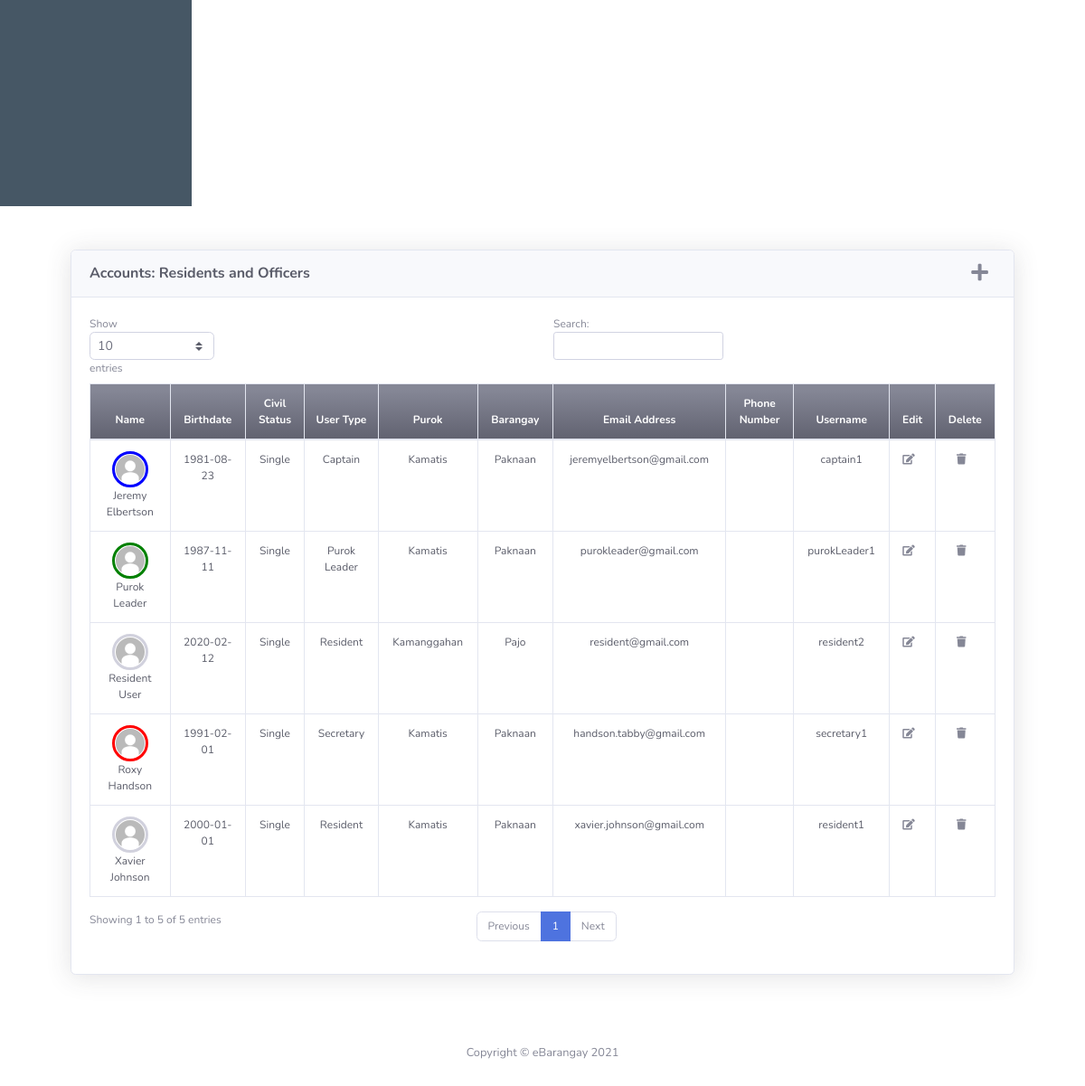
Before: /account.php (signed in, lower part) with the older database file.
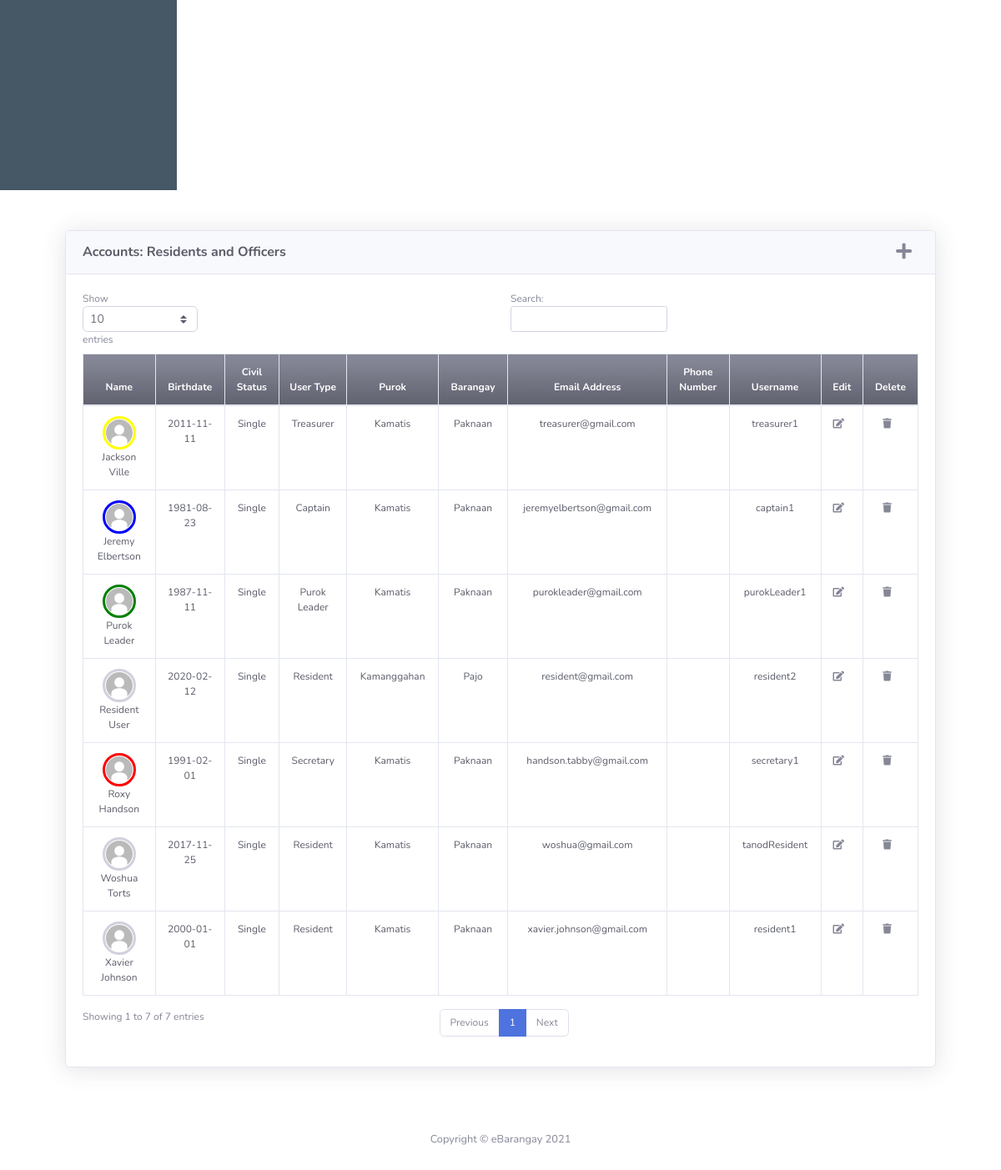
After: the same page with the newer database file.
### tables this page shows
CREATE TABLE `users` (
  `UsersID` int NOT NULL,
  `Firstname` varchar(50) NOT NULL,
  `Middlename` varchar(50) DEFAULT NULL,
  `Lastname` varchar(50) NOT NULL,
  `dateofbirth` varchar(50) NOT NULL,
  `civilStat` varchar(50) NOT NULL,
  `emailAdd` varchar(50) NOT NULL,
  `username` varchar(50) NOT NULL,
  `usersPwd` varchar(255) DEFAULT NULL,
  `userGender` varchar(50) DEFAULT NULL,
  `userType` varchar(50) DEFAULT NULL,
  `profile_pic` varchar(129) DEFAULT NULL,
  `userBarangay` varchar(50) DEFAULT NULL,
  `userPurok` varchar(50) DEFAULT NULL,
  `phoneNum` varchar(20) DEFAULT NULL,
  `teleNum` varchar(20) DEFAULT NULL,
  `VerifyStatus` varchar(20) NOT NULL DEFAULT 'Pending',
  `userCity` varchar(30) NOT NULL DEFAULT 'None',
  `Status` varchar(20) NOT NULL DEFAULT 'Active',
  `isRenting` varchar(20) DEFAULT 'False',
  `landlordName` varchar(50) DEFAULT 'None',
  `landlordContact` varchar(50) DEFAULT 'NONE',
  `barangayPos` varchar(50) DEFAULT 'None',
  `userAddress` varchar(50) DEFAULT NULL,
  `userHouseNum` varchar(50) DEFAULT NULL
);

### account.php (the view, shortened to what this page needs)
<?php include_once "header.php" ?>
<div class="container p-4">
<div class="card shadow mb-4 m-4">
    <div class="card-header py-3 d-flex justify-content-between">
            <h6 class="m-0 font-weight-bold text-dark">Accounts: Residents and Officers</h6>
            <a class="fas fa-plus fa-lg mr-2 text-gray-600 add_account" href="javascript:void(0)"></a>
    </div>
    <div class="card-body" style="font-size: 75%">
        <div class="table-responsive">
            <table class="table table-bordered text-center text-dark"
                id="dataTable" width="100%" cellspacing="0" cellpadding="0">
                <thead >
                    <tr class="bg-gradient-secondary text-white">
                        <th scope="col">Name</th>
                        <th scope="col">Birthdate</th>
                        <th scope="col">Civil Status</th>
                        <th scope="col">User Type</th>
                        <th scope="col">Purok</th>
                        <th scope="col">Barangay</th>
                        <th scope="col">Email Address</th>
                        <th scope="col">Phone Number</th>
                        <th scope="col">Username</th>
                        <th scope="col">Edit</th>
                        <th scope="col">Delete</th>
                    </tr>
                </thead>
                <tbody>
                    <?php
                        $accounts = $conn->query("SELECT *, concat(Firstname, ' ', Lastname) as name FROM users WHERE Status='Active'");
                        while($row=$accounts->fetch_assoc()):
                            if($row["userType"] == "Admin"){
                                continue;
                            }
                    ?>
                    <tr>
                        <td>
                            <img class="img-profile rounded-circle <?php
                                if($row["userType"] == "Resident"){
                                    echo "img-res-profile";
                                }
                                elseif($row["userType"] == "Purok Leader"){
                                    echo "img-purokldr-profile";
                                }
                                elseif($row["userType"] == "Captain"){
                                    echo "img-capt-profile";
                                }
                                elseif($row["userType"] == "Secretary"){
                                    echo "img-sec-profile";
                                }
                                elseif($row["userType"] == "Treasurer"){
                                    echo "img-treas-profile";
                                }
                                elseif($row["userType"] == "Admin"){
                                    echo "img-admin-profile";
                                }
                            ?>" src="img/<?php echo $row["profile_pic"] ?>" width="40" height="40"/>
                            <?php echo $row["name"] ?>
                        </td>
                        <td><?php echo $row["dateofbirth"] ?></td>
                        <td><?php echo $row["civilStat"] ?></td>
                        <td><?php echo $row["userType"] ?></td>
                        <td><?php echo $row["userPurok"] ?></td>
                        <td><?php echo $row["userBarangay"] ?></td>
                        <td><name@email class="com"><?php echo $row["emailAdd"] ?></name@email></td>
                        <td><?php echo $row["phoneNum"] ?></td>
                        <td><?php echo $row["username"] ?></td>
                        <td>
                            <a class="fas fa-edit fa-md mr-2 text-gray-600 edit_account" data-id="<?php echo $row['UsersID'] ?>" href="javascript:void(0)"></a>
                        </td>
                        <td>
                            <a class="fas fa-trash fa-md mr-2 text-gray-600 deactivate_account" data-id="<?php echo $row['UsersID'] ?>" href="javascript:void(0)"></a>
                        </td>
                    </tr>
                    <?php endwhile; ?>
                </tbody>
            </table>
        </div>
    </div>
</div>
</div>
</div>
</div>
<?php include_once "footer.php" ?>

Changed rows visible on the page:
added users: profile_pic (picture), name "Woshua Torts", dateofbirth "2017-11-25", civilStat "Single", userType "Resident", userPurok "Kamatis", userBarangay "Paknaan", emailAdd "woshua@gmail.com", username "tanodResident"
added users: profile_pic (picture), name "Jackson Ville", dateofbirth "2011-11-11", civilStat "Single", userType "Treasurer", userPurok "Kamatis", userBarangay "Paknaan", emailAdd "treasurer@gmail.com", username "treasurer1"
Other visible differences:
text written by a page script: "Show entries Search: Showing 1 to 5 of 5 entries Previous 1 Next" → "Show entries Search: Showing 1 to 7 of 7 entries Previous 1 Next"
